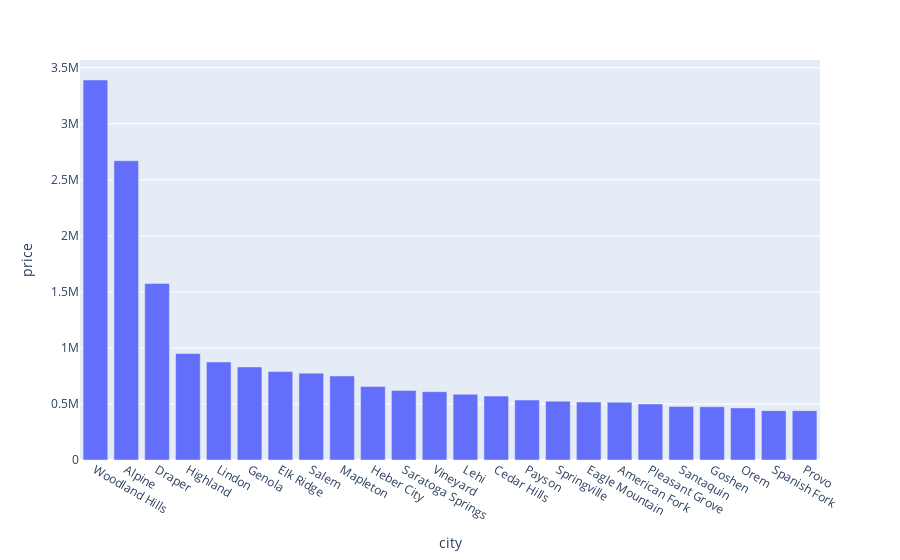

The notebook cell saved with this chart:
### Markdown cell above
Alpine area, Saratoga Springs lake houses, and Woodland Hills areas look expensive.

What does this look like broken down into cities?

### Code cell
df_avg_price_per_city = df.groupby('city').median(numeric_only = True).reset_index().sort_values('price', ascending = False)
fig = px.bar(df_avg_price_per_city, x = 'city', y = 'price')
fig.show()

### Figure 1 — Plotly figure (JSON) as saved in the notebook; plotly's stock layout.template omitted (floating-point values rounded to 4 significant figures)
{"data": [{"alignmentgroup": "True", "hovertemplate": "city=%{x}<br>price=%{y}<extra></extra>", "legendgroup": "", "marker": {"color": "#636efa", "pattern": {"shape": ""}}, "name": "", "offsetgroup": "", "orientation": "v", "showlegend": false, "textposition": "auto", "type": "bar", "x": ["Woodland Hills", "Alpine", "Draper", "Highland", "Lindon", "Genola", "Elk Ridge", "Salem", "Mapleton", "Heber City", "Saratoga Springs", "Vineyard", "Lehi", "Cedar Hills", "Payson", "Springville", "Eagle Mountain", "American Fork", "Pleasant Grove", "Santaquin", "Goshen", "Orem", "Spanish Fork", "Provo"], "xaxis": "x", "y": [3390000, 2670000, 1575000, 950000, 874500, 830000, 789000, 774950, 749900, 654900, 620450, 609555, 586900, 570000, 535000.0, 524900, 517400, 515490, 499990, 477000, 474999, 465000, 440000, 439990], "yaxis": "y"}], "layout": {"barmode": "relative", "legend": {"tracegroupgap": 0}, "margin": {"t": 60}, "xaxis": {"anchor": "y", "domain": [0, 1], "title": {"text": "city"}}, "yaxis": {"anchor": "x", "domain": [0, 1], "title": {"text": "price"}}}}
